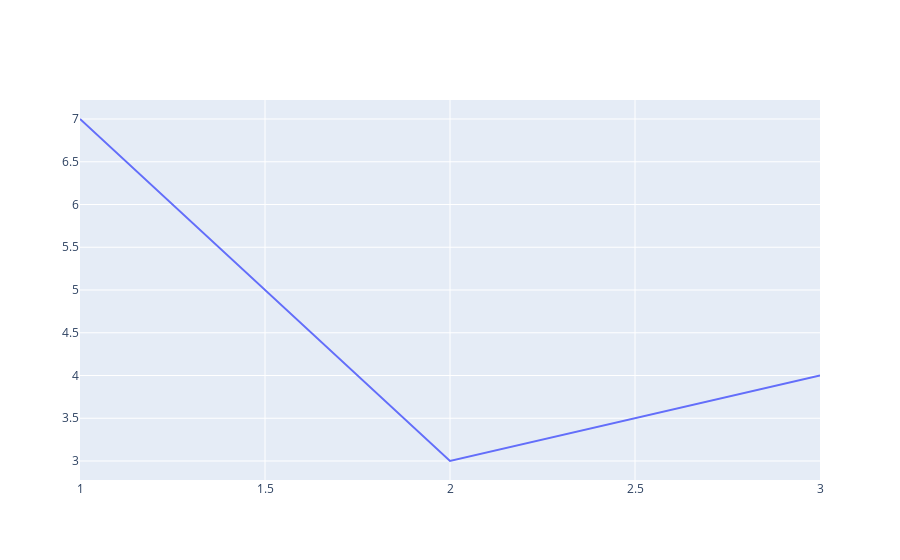

Here is the notebook cell this chart was saved with:
### Code cell
fig = go.Figure()
scatter_kwargs = dict(mode="lines")  # scatter defaults
fig.add_trace(go.Scatter(x=trace.xs, y=trace.ys, name=trace.entity, **scatter_kwargs))

### Figure 1 — Plotly figure (JSON) as saved in the notebook; plotly's stock layout.template omitted (floating-point values rounded to 4 significant figures)
{"data": [{"mode": "lines", "name": "shelly_uni2_temperature", "type": "scatter", "x": [1, 2, 3], "y": [7, 3, 4]}], "layout": {}}
